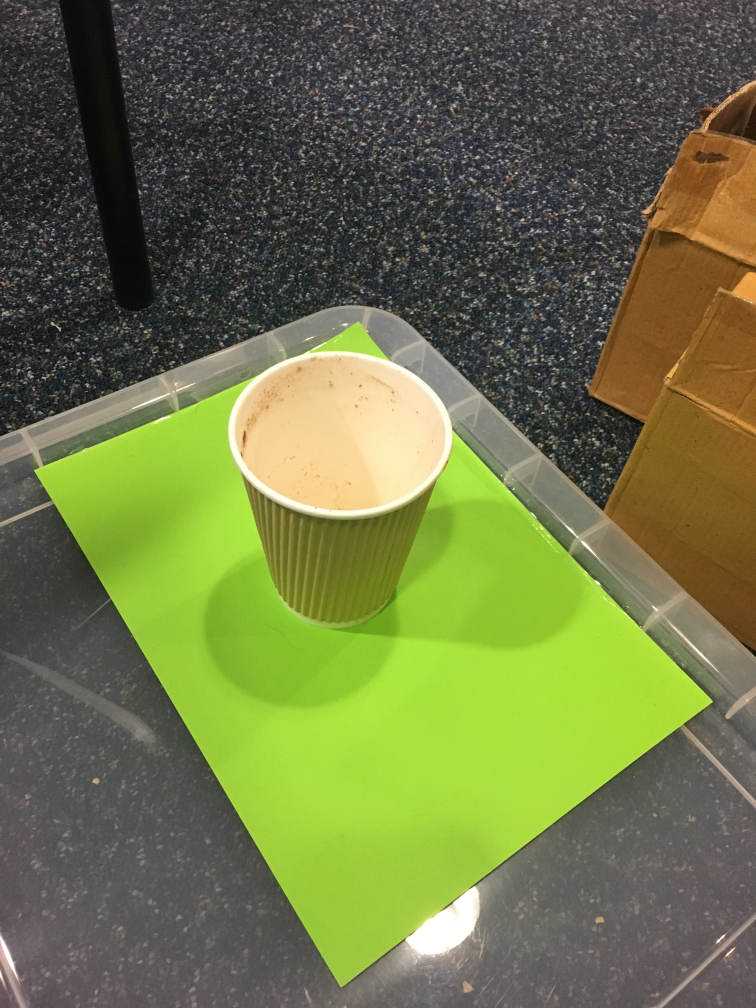
#> input picture utils/IMG_3591.JPG, 3024 x 4032 px, given in place of the camera (shown at 1/4 size)
$ python coordinate_transformation.py   (older library calls are emulated)
#> lines starting #> are read from the running program, lines starting #| are printed output that depends on the picture; after the words box and inside, x2 and y2 are one past the last pixel; in counts of white or black regions, pixels touching at a corner belong together
import cv2
import numpy as np


# 第一次运行时确定位置
# [85 lines left out: functions fun, main, not called in this run]


if __name__ == '__main__':
    import utils.image_process as uip
    Psize, size = uip.Psize, uip.size
    main()
#> in main, frame is the input picture: shape (4032, 3024, 3); mean B, G, R 70.4, 116.5, 109.1
#> in main, `frame=cv2.resize(frame,size)`:
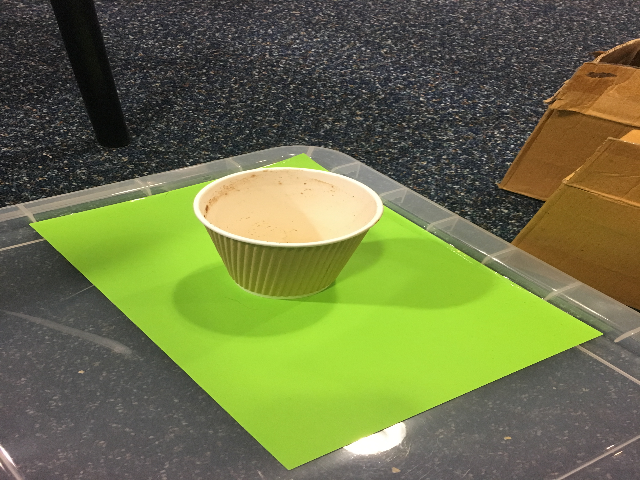
#> frame: shape (480, 640, 3); mean B, G, R 70.3, 116.4, 109
#> in fun, `hsv_image = cv2.cvtColor(row_image, cv2.COLOR_BGR2HSV)`: hsv_image: shape (480, 640, 3); mean H, S, V 55.2, 79.9, 122.6
#> in fun, `mask = cv2.inRange(hsv_image, lower_green, upper_green)`:
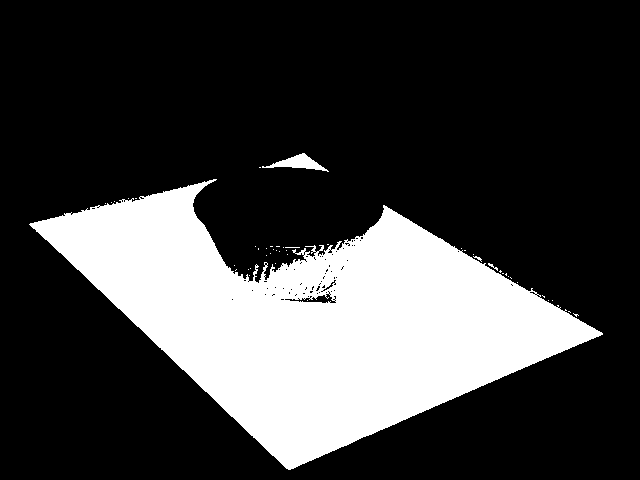
#> mask: shape (480, 640); 24.9% white; 46 white regions (43 under 20 px), largest, box (x1, y1, x2, y2) and area: (29, 179, 603, 470) 75789, (262, 153, 329, 172) 495, (488, 263, 498, 271) 24
#> in fun, `hsv_image = cv2.bitwise_and(hsv_image, hsv_image, mask=mask)`: hsv_image: shape (480, 640, 3); mean H, S, V 9.9, 46.2, 51.2
#> in fun, `img = cv2.cvtColor(cv2.cvtColor(hsv_image, cv2.COLOR_HSV2BGR), cv2.COL..`:
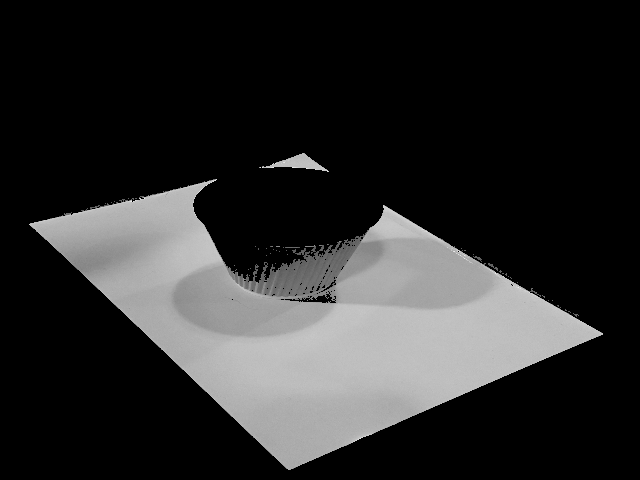
#> img: shape (480, 640); min 0, max 242, mean 43.2
#> in fun, `th = cv2.adaptiveThreshold(blur, 255, cv2.ADAPTIVE_THRESH_GAUSSIAN_C, ..`:
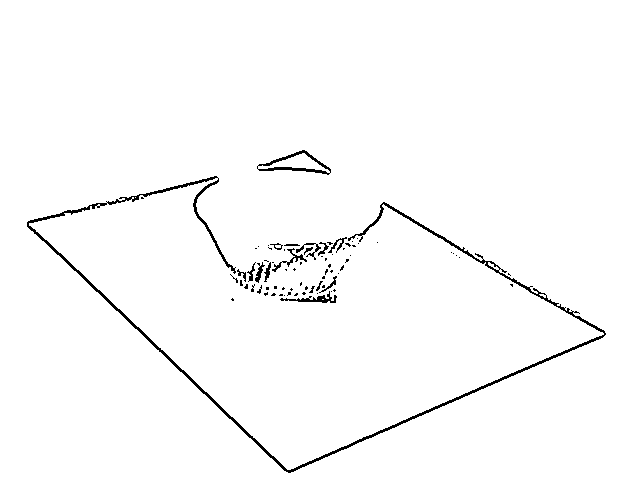
#> th: shape (480, 640); 98.2% white; black in thin lines or dots, all inside (x1, y1, x2, y2) = (27, 150, 606, 473)
#> in fun, `_, contours, hierarchy = cv2.findContours(blur, cv2.RETR_EXTERNAL, cv2..`: contours = 3 contours; box (x1, y1, x2, y2) and area: (27, 177, 605, 472) 80344, (257, 151, 331, 174) 798, (253, 244, 261, 252) 32
#> the loop in fun, `for c in contours:` made 3 passes
#> after the loop in fun, `for c in contours:`: down = [286, 471]; left = [27, 222]; renew = [True, True, True, True]; right = [604, 336]; up = [300, 151]
#> in fun, `cv2.putText(row_image, str(down), tuple(down), cv2.FONT_HERSHEY_SIMPLE..`:
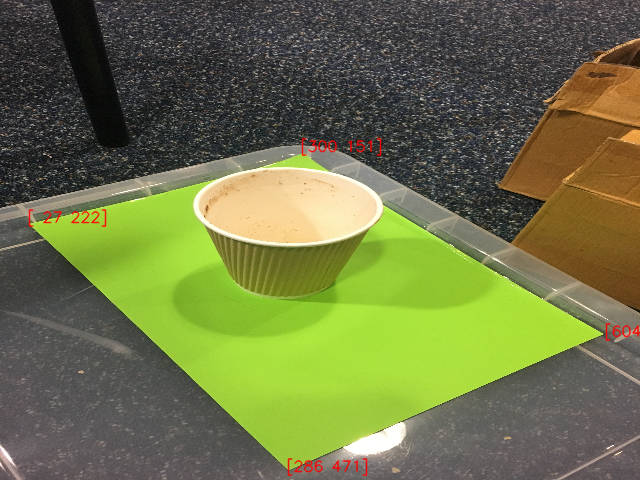
#> row_image: shape (480, 640, 3); mean B, G, R 70, 116, 109.3
#> in fun, `cv2.circle(row_image, tuple(left), 2, (0, 0, 255), -1)`: row_image: shape (480, 640, 3); under 0.01% of pixels changed, all inside (x1, y1, x2, y2) = (25, 220, 30, 225)
#> in fun, `cv2.circle(row_image, tuple(up), 2, (0, 0, 255), -1)`: row_image: shape (480, 640, 3); mean B, G, R 70, 116, 109.3
#> in fun, `cv2.circle(row_image, tuple(right), 2, (0, 0, 255), -1)`: row_image: shape (480, 640, 3); mean B, G, R 70, 116, 109.4
#> in fun, `cv2.circle(row_image, tuple(down), 2, (0, 0, 255), -1)`: row_image: shape (480, 640, 3); mean B, G, R 70, 116, 109.4
#> (key Esc is pressed here)
'''
604 336
300 151
27 222
286 271
'''
'''
(222, 27) (151, 44) (80, 92) (215, 30)
'''

$ run again, on utils/square.png
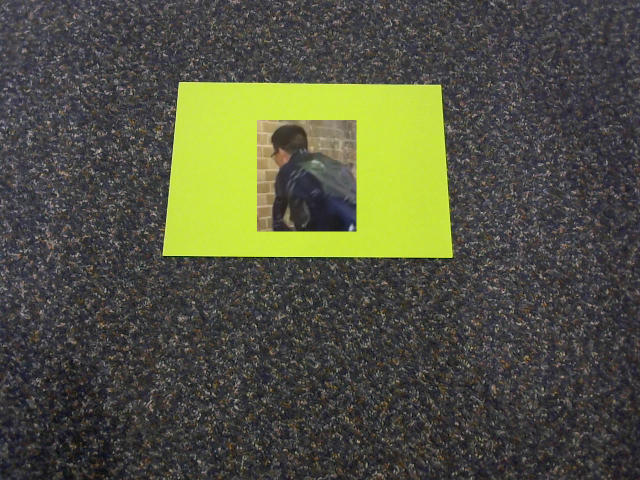
#> input picture utils/square.png, 1280 x 960 px, given in place of the camera (shown at 1/2 size)
#> in main, frame is the input picture: shape (960, 1280, 3); mean B, G, R 65, 83.8, 82.2
#> frame: shape (480, 640, 3)
#> in fun, `mask = cv2.inRange(hsv_image, lower_green, upper_green)`:
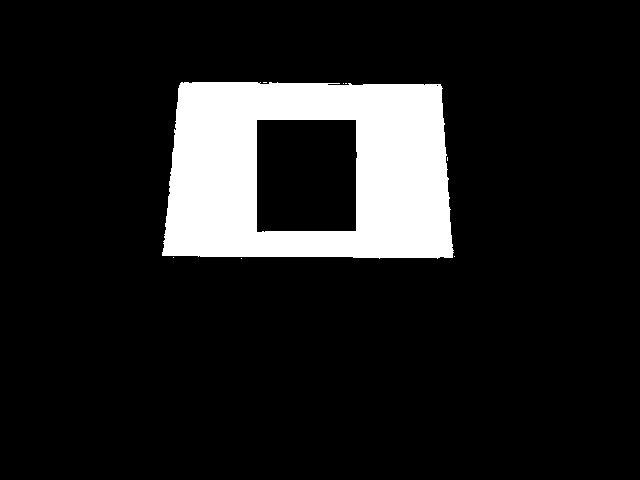
#> mask: shape (480, 640); 12.1% white; 8 white regions (7 under 20 px), largest, box (x1, y1, x2, y2) and area: (162, 82, 454, 259) 37059
#> th: shape (480, 640); 98.7% white; 2 black regions
#> contours = 1 contour; box (x1, y1, x2, y2) and area: (160, 80, 457, 261) 49612
#> the loop in fun, `for c in contours:` made 1 pass
#> after the loop in fun, `for c in contours:`: down = [240, 260]; left = [160, 251]; renew = [True, True, True, True]; right = [456, 257]; up = [179, 80]
#> in fun, `cv2.putText(row_image, str(down), tuple(down), cv2.FONT_HERSHEY_SIMPLE..`:
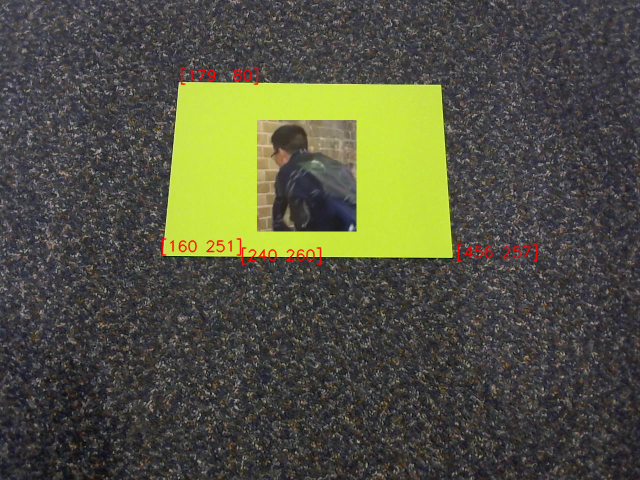
#> row_image: shape (480, 640, 3); mean B, G, R 64.9, 83.5, 82.8
